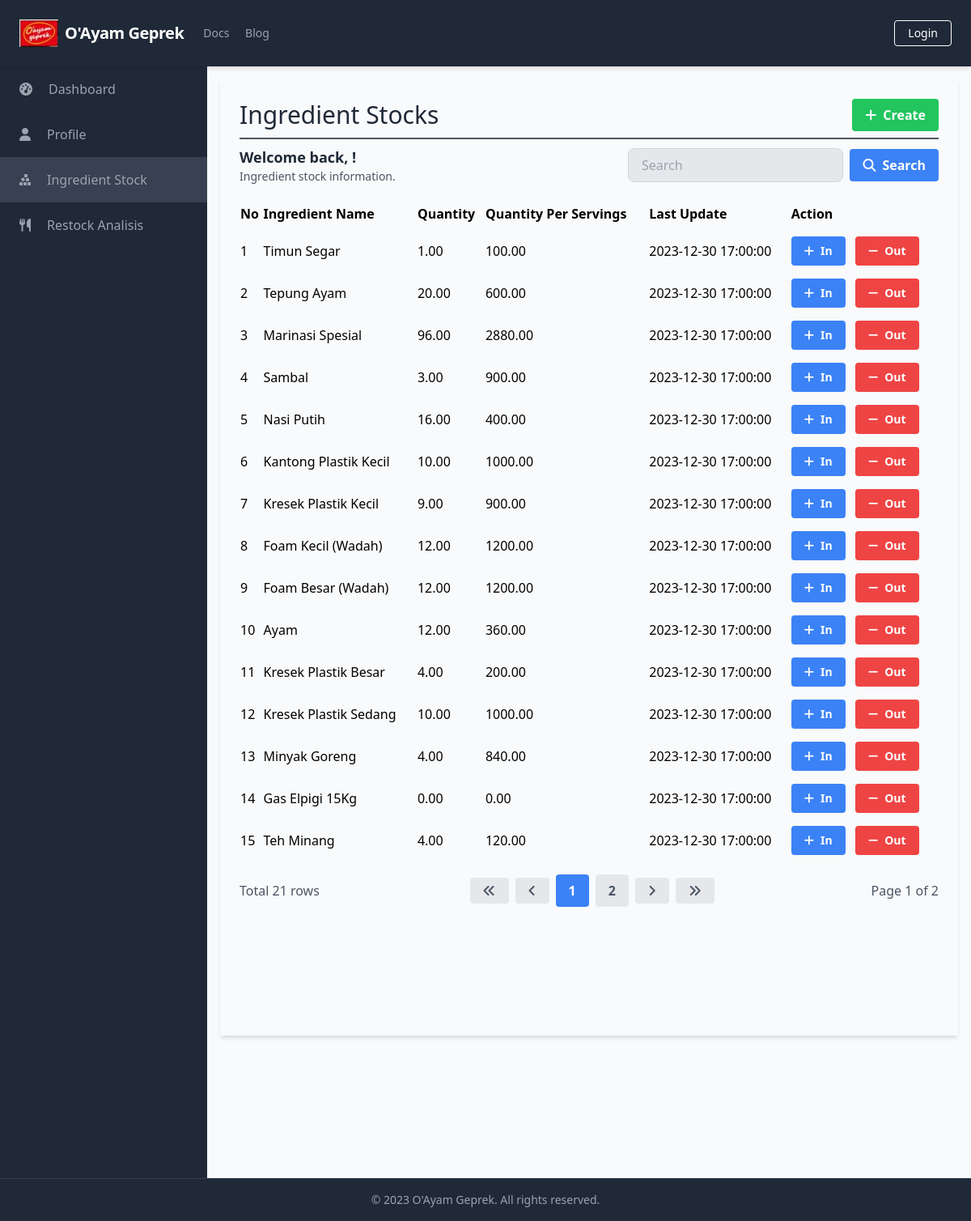
The app's page /manage_ingredient_stocks/manage_ingredient_stocks_list.php, older data.
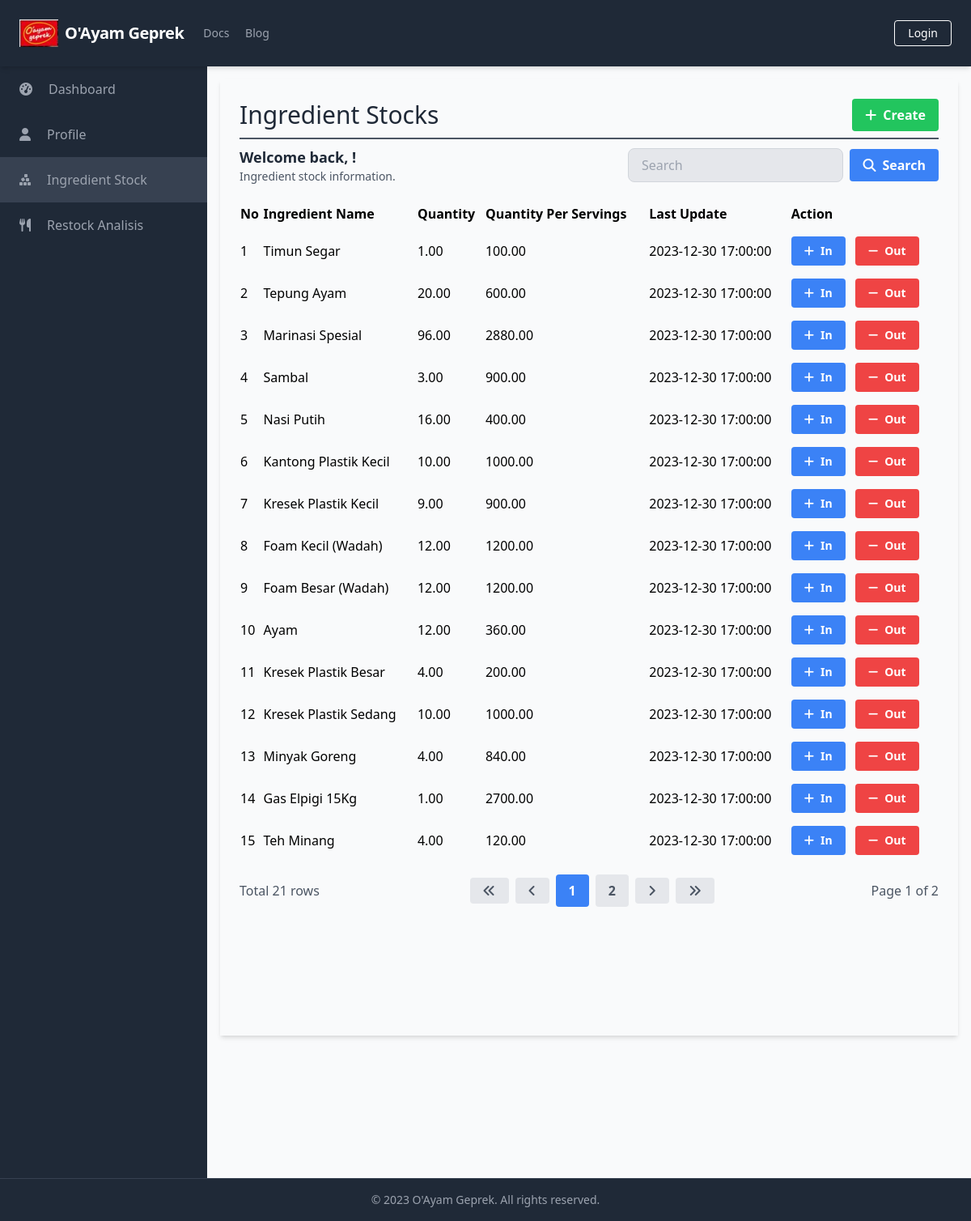
The same page, newer data.
### tables this page shows
CREATE TABLE `IngredientStocks` (
  `StockID` int(11) NOT NULL,
  `IngredientID` int(11) NOT NULL,
  `Quantity` decimal(10,2) NOT NULL,
  `QuantityPerServings` decimal(10,2) NOT NULL,
  `LastUpdateStock` timestamp NOT NULL DEFAULT current_timestamp()
);

CREATE TABLE `Ingredients` (
  `IngredientID` int(11) NOT NULL,
  `IngredientName` varchar(255) NOT NULL,
  `PurchasePrice` decimal(10,2) NOT NULL,
  `QuantityPerPurchase` decimal(10,2) NOT NULL,
  `ServingsPerIngredient` int(11) NOT NULL,
  `HoldingCost` tinyint(1) NOT NULL,
  `HoldingCostPrice` decimal(10,2) DEFAULT NULL,
  `ShelfLife` int(11) DEFAULT NULL,
  `SupplierName` varchar(255) DEFAULT NULL,
  `Description` text DEFAULT NULL,
  `MinimumStock` int(11) DEFAULT NULL,
  `StorageLocation` varchar(50) DEFAULT NULL,
  `PurchaseUnit` varchar(50) NOT NULL,
  `UsagePerDay` decimal(10,2) DEFAULT NULL,
  `UsagePerMonth` decimal(10,2) DEFAULT NULL,
  `OrderCost` decimal(10,2) DEFAULT NULL,
  `HoldingCostPercentage` decimal(5,2) DEFAULT NULL
);

### public/manage_ingredient_stocks/manage_ingredient_stocks_list.php (the view, shortened to what the changed rows need)
<?php
require_once('../../database/connection.php');
?>
<?php include_once('../components/header.php'); ?>
<div class="h-screen flex flex-col">
    <div class="flex-grow bg-gray-50 flex flex-row shadow-md">
        <main class=" bg-gray-50 flex flex-col flex-1 overflow-y-scroll h-screen flex-shrink-0 sc-hide pb-40">
            <div class="flex items-start justify-start p-6 shadow-md m-4 flex-1 flex-col">
                <div class="flex flex-row justify-between items-center w-full border-b-2 border-gray-600 mb-2 pb-2">
                    <h1 class="text-3xl text-gray-800 font-semibol w-full">Ingredient Stocks</h1>
                </div>
                <div class="flex flex-col w-full">
                    <div class="flex flex-row justify-between items-center w-full mb-2 pb-2">
                        <div>
                            <h2 class="text-lg text-gray-800 font-semibold">Welcome back, <?php echo $_SESSION['FullName']; ?>!</h2>
                        </div>
                    </div>
                    <table class="min-w-full">
                        <thead>
                            <tr>
                                <th class="text-left py-2">No</th>
                                <th class="text-left py-2">Ingredient Name</th>
                                <th class="text-left py-2">Quantity</th>
                                <th class="text-left py-2">Quantity Per Servings</th>
                                <th class="text-left py-2">Last Update</th>
                                <th class="text-left py-2">Action</th>
                            </tr>
                        </thead>
                        <tbody>
                            <?php
                            $searchTerm = isset($_GET['search']) ? $_GET['search'] : '';
                            $page = isset($_GET['page']) ? $_GET['page'] : 1;
                            $query = "SELECT IngStk.StockID, IngStk.IngredientID, IngStk.Quantity, IngStk.QuantityPerServings, IngStk.LastUpdateStock, I.IngredientName
                                FROM IngredientStocks IngStk
                                INNER JOIN Ingredients I ON IngStk.IngredientID = I.IngredientID
                                WHERE I.IngredientName LIKE '%$searchTerm%'
                                LIMIT 15 OFFSET " . ($page - 1) * 15;
                            $result = $conn->query($query);
                            $no = 1;
                            while ($row = $result->fetch_assoc()) {
                            ?>
                                <tr>
                                    <td class="py-2"><?php echo $no++; ?></td>
                                    <td class="py-2"><?php echo $row['IngredientName']; ?></td>
                                    <td class="py-2"><?php echo $row['Quantity']; ?></td>
                                    <td class="py-2"><?php echo $row['QuantityPerServings']; ?></td>
                                    <td class="py-2"><?php echo $row['LastUpdateStock']; ?></td>
                                    <td class='py-2'>
                                        <a href="#" onclick="showStockInForm(<?php echo $row['IngredientID']; ?>)" class='bg-blue-500 hover-bg-blue-700 text-white font-bold py-2 px-4 rounded inline-flex items-center mr-2 text-sm'>
                                            <i class='fas fa-plus mr-2'></i>
                                            <span>In</span>
                                        </a>
                                        <a href="#" onclick="showStockOutForm(<?php echo $row['IngredientID']; ?>)" class='bg-red-500 hover-bg-red-700 text-white font-bold py-2 px-4 rounded inline-flex items-center text-sm'>
                                            <i class='fas fa-minus mr-2'></i>
                                            <span>Out</span>
                                        </a>
                                    </td>
                                </tr>
                            <?php
                            }
                            ?>
                        </tbody>
                    </table>
                </div>
        </main>
    </div>
</div>
</body>
</html>

Row changes from the older to the newer data that the page shows:
changed ingredientstocks "Gas Elpigi 15Kg": Quantity "0.00" → "1.00"; QuantityPerServings "0.00" → "2700.00"
